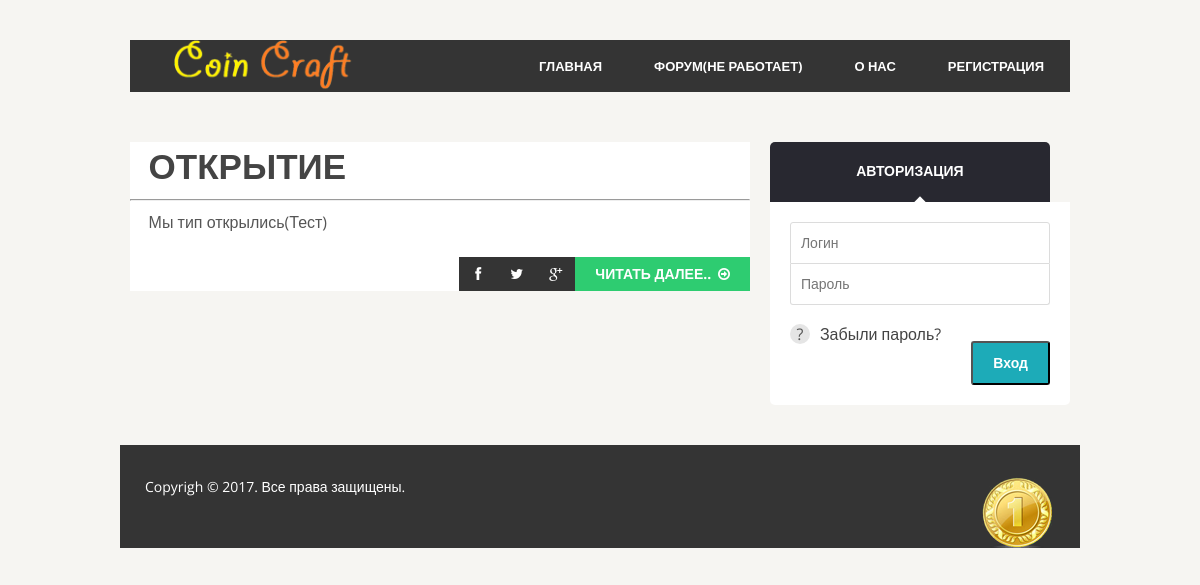
The app's page /, older data.
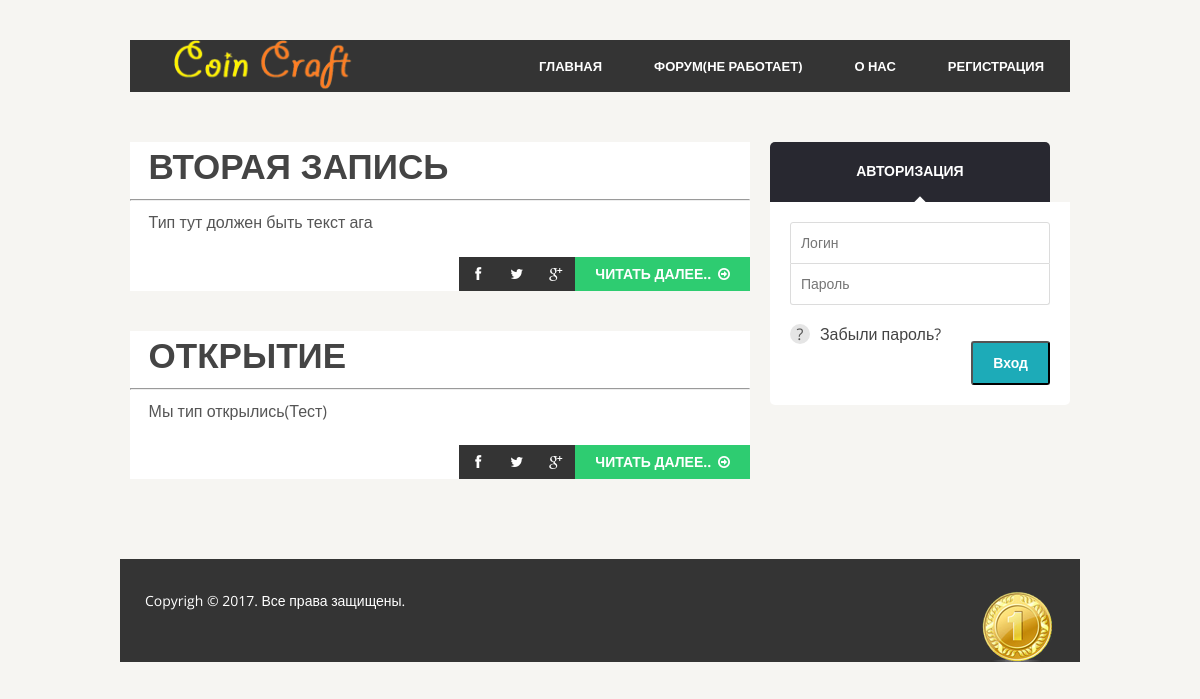
The same page, newer data.
### news/models.py (models this page shows, shortened)
class Post(models.Model):
    author = models.ForeignKey('auth.User', on_delete=models.CASCADE)
    title = models.CharField(max_length=200)
    text = models.TextField()
    created_date = models.DateTimeField(
            default=timezone.now)
    published_date = models.DateTimeField(
            blank=True, null=True)

### news/views.py (the view)
# urls.py: url(r'^$', views.post_list, name='post_list'),
def post_list(request):
    posts = Post.objects.filter(published_date__lte=timezone.now()).order_by('published_date')
    return render(request, 'news/post_list.html', {'posts': posts})

### news/templates/news/post_list.html (shortened to what this page needs)
{% extends 'news/base.html' %}
{% block content %}
 {% for post in posts %}
  <div class="post">
    <h1 style="padding-left:3%"><a href="{% url 'post_detail' pk=post.pk %}" class="title">{{ post.title }}</a></h1>
    <hr/>
    <p style="padding-left:3%">{{ post.text|linebreaksbr }}</p>
    <ul class="post-social">
    <li>
        <a href="#" target="_blank">
            <i class="fa fa-facebook"></i>
        </a>
        </li>
        <li>
            <a href="#" target="_blank">
                <i class="fa fa-twitter"></i>
            </a>
        </li>
        <li>
            <a href="#" target="_blank">
                <i class="fa fa-google-plus"></i>
            </a>
        </li>
        <li>
            <a href="{% url 'post_detail' pk=post.pk %}" class="readmore"> Читать далее.. <i class="fa fa-arrow-circle-o-right"></i></a>
        </li>
        </ul>
  </div>
 {% endfor %}
{% endblock %}

### news/templates/news/base.html (shortened to what this page needs)
{% load staticfiles %}
<!DOCTYPE html>
<html>
<head>
    <link rel='stylesheet' id='reset-css' href="{% static '/css/css/reset.css' %}" type='text/css' media='all' />
    <link rel='stylesheet' id='superfish-css' href="{% static 'css/css/superfish.css' %}" type='text/css' media='all' />
    <link rel='stylesheet' id='fontawsome-css' href="{% static 'css/css/font-awsome/css/font-awesome.css' %}" type='text/css' media='all' />
    <link rel='stylesheet' id='orbit-css-css' href="{% static 'css/css/orbit.css' %}" type='text/css' media='all' />
    <link rel='stylesheet' id='style-css' href="{% static 'css/css/style.css' %}" type='text/css' media='all' />
    <link rel='stylesheet' id='color-scheme-css' href="{% static 'css/css/color/green.css' %}" type='text/css' media='all' />
    <link rel="stylesheet" href="{% static 'css/css/zerogrid.css' %}" type="text/css" media="screen">
    <link rel="stylesheet" href="{% static 'css/css/responsive.css' %}" type="text/css" media="screen">
</head>
<body class="home blog">
    <div class="container zerogrid">
        <div class="col-full">
            <div class="wrap-col">
                <div id="header-nav-container">
                    <a href="/">
                        <img src="{% static 'images/log3.png' %}" width="271px" height="52px" id="logo" />
                    </a>
                    <ul class="sf-menu">
                        <li class="menu-item"><a href="/">Главная</a></li>
                        <li class="menu-item"><a href="blog.html">Форум(Не работает)</a></li>
                        <li class="menu-item"><a href="{% url 'about'%}">О нас</a></li>
						{% if user.is_authenticated %}
						{% else %}
						<li class="menu-item"><a href="{% url 'signup' %}">Регистрация</a></li>
						{% endif %}
                    </ul>
                </div>
            </div>
        </div>
    </div>
    <div class="spacing-30"></div>
    <div class="container zerogrid">
        <div class="col-2-3" id="post-container">
            <div class="wrap-col">
                {% block content %}
                {% endblock %}
            </div>
        </div>
        <div class="col-1-3">
            <div class="wrap-col">
                {% if user.is_authenticated %}
				    <div id="login-form">
						<h1> {{ user.get_username }}</h1>
						<fieldset>
							<p><a type="submit" href="{% url 'logout'%}?next={{request.path}}">Выйти</a></p>
						</fieldset>
					</div>
				{% else %}
						<div id="login-form">
						  <h1>Авторизация</h1>
 						 <form method="post" action="{% url 'login' %}">
 						 <fieldset>
  						  <input type="login" name="username" placeholder="Логин" autofocus="" maxlength="254" required="" id="id_username">
					      <br/>
  						  <input type="password" name="password" placeholder="Пароль" required="" id="id_password">
  						<div></br>
 						  <p><span class="info">?</span><a href="{% url 'password_reset' %}">Забыли пароль?</a><input type="submit" value="Вход" /></p>
 						</div>
  						</form>
						</div>
				{% endif %}
            </div>
        </div>
    </div>
    <div class="spacing-30"></div>
    <div class="container zerogrid">
        <div id="footer-container" class="col-full">
            <div class="wrap-col">
                <p>Copyrigh &copy; 2017. Все права защищены.</p>
                <img src="{% static 'images/footer-log3.png' %}" height="73" width="73" id="footer-logo" />
            </div>
        </div>
    </div>
</body>
</html>

### news/static/css/css/superfish.css (style rules this page uses)
.sf-menu, .sf-menu * { margin: 0; padding: 0; list-style: none; }
.sf-menu li { position: relative; }
.sf-menu > li { float: left; }
.sf-menu a { display: block; position: relative; }
.sf-menu { float: right; }
.sf-menu a { padding: 1.5em 2em; text-decoration: none; zoom: 1; }
.sf-menu a { color: #ffffff; text-transform:uppercase; font-weight:700; font-family: 'Open Sans', sans-serif; font-size:13px; }
.sf-menu li { white-space: nowrap; *white-space: normal; }

### news/static/css/css/style.css (style rules this page uses)
body { background:#f6f5f2; font-family: 'Open Sans', sans-serif; padding-top:30px; padding-bottom:30px; }
h1,h2,h3,h4,h5,h6 { font-family: 'Montserrat', sans-serif; text-transform:uppercase; font-weight:700; line-height:1.4em; color:#555555; }
h1 { font-size:35px; }
p { font-size:16px; line-height:1.7em; color:#555555; margin-bottom:20px; }
a { color:#444444; text-decoration:none; }
.spacing-30 { height:30px; width:100%; }
#header-nav-container { background:#343434; }
#logo { margin-left:15px; }
.post { background:#FFFFFF; margin-bottom:40px; }
.post .readmore { text-transform:uppercase; font-weight:700; }
.post .post-social .readmore { background:#2980b9; padding-left:20px; padding-right:20px; }
.post .readmore i { font-size:14px; margin-left:3px; }
.post .post-social { float:right; }
.post .post-social li:first-child a { padding-left:16px; padding-right:16px; }
.post .post-social li { float:left; font-size:14px; }
.post .post-social a { background:#343434; color:#FFFFFF; padding:10px; padding-left:13px; padding-right:13px; display:inline-block }
#footer-container { background:#343434; padding-top:20px; }
#footer-container p { color:#FFFFFF; font-size:14px; float:left; margin-left:15px; }
#footer-logo { float:right; margin-right:15px; }
#login-form { margin: 0px ; margin-left: 0; width: 280px; }
#login-form h1 { background-color: #282830; border-radius: 5px 5px 0 0; color: #fff; font-size: 14px; padding: 20px; text-align: center; text-transform: uppercase; }
#login-form fieldset { background: #fff; border-radius: 0 0 5px 5px; padding: 20px; position: relative; }
#login-form fieldset:before { background-color: #fff; content: ""; height: 8px; left: 50%; margin: -4px 0 0 -4px; position: absolute; top: 0; -webkit-transform: rotate(45deg); -moz-transform: rotate(45deg); -ms-transform: rotate(45deg); -o-transform: rotate(45deg); transform: rotate(45deg); width: 8px; }
#login-form input { font-size: 14px; }
#login-form input[type="login"], #login-form input[type="password"] { border: 1px solid #dcdcdc; padding: 12px 10px; width: 238px; }
#login-form input[type="login"] { border-radius: 3px 3px 0 0; }
#login-form input[type="password"] { border-top: none; border-radius: 0px 0px 3px 3px; }
#login-form input[type="submit"] { background: #1dabb8; border-radius: 3px; color: #fff; float: right; font-weight: bold; margin-top: 20px; padding: 12px 20px; }
.info { background: #e5e5e5; border-radius: 50%; display: inline-block; height: 20px; line-height: 20px; margin: 0 10px 0 0; text-align: center; width: 20px; }

### news/static/css/css/color/green.css (style rules this page uses)
.post .post-social .readmore { background:#2ecc71; }

### news/static/css/css/zerogrid.css (style rules this page uses)
.zerogrid { width: 960px; position: relative; margin: 0 auto; padding: 0px; }
.zerogrid:after { content: "\0020"; display: block; height: 0; clear: both; visibility: hidden; }
.zerogrid .wrap-col { margin:10px; }
.zerogrid .col-1-2, .zerogrid .col-1-3, .zerogrid .col-2-3, .zerogrid .col-1-4, .zerogrid .col-2-4, .zerogrid .col-3-4, .zerogrid .col-1-5, .zerogrid .col-2-5, .zerogrid .col-3-5, .zerogrid .col-4-5, .zerogrid .col-1-6, .zerogrid .col-2-6, .zerogrid .col-3-6, .zerogrid .col-4-6, .zerogrid .col-5-6 { float:left; display: inline-block; }
.zerogrid .col-full { width:100%; }
.zerogrid .col-1-3 { width:33.33%; }
.zerogrid .col-2-3 { width:66.66%; }

### news/static/css/css/responsive.css (style rules this page uses)
html { -webkit-text-size-adjust: none; }
img { max-width:100%; height: auto; width: auto\9; }

Row changes from the older to the newer data that the page shows:
added Post: title "ВТОРАЯ ЗАПИСЬ", text "Тип тут должен быть текст ага"
